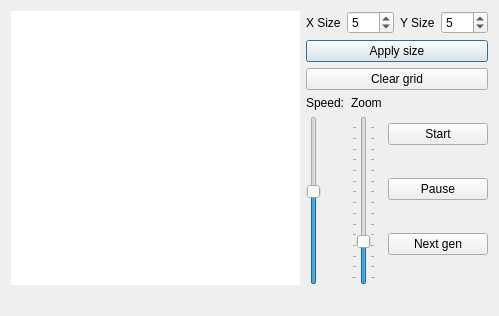
<?xml version="1.0" encoding="UTF-8"?>
<ui version="4.0">
 <class>Dialog</class>
 <widget class="QDialog" name="Dialog">
  <property name="geometry">
   <rect>
    <x>0</x>
    <y>0</y>
    <width>499</width>
    <height>316</height>
   </rect>
  </property>
  <property name="minimumSize">
   <size>
    <width>5</width>
    <height>5</height>
   </size>
  </property>
  <property name="windowTitle">
   <string>Dialog</string>
  </property>
  <layout class="QGridLayout" name="gridLayout">
   <item row="0" column="0">
    <layout class="QHBoxLayout" name="horizontalLayout_8">
     <item>
      <widget class="QTableView" name="tableView">
       <property name="minimumSize">
        <size>
         <width>5</width>
         <height>5</height>
        </size>
       </property>
       <property name="cursor" stdset="0">
        <cursorShape>ArrowCursor</cursorShape>
       </property>
       <property name="frameShape">
        <enum>QFrame::NoFrame</enum>
       </property>
       <property name="frameShadow">
        <enum>QFrame::Sunken</enum>
       </property>
       <property name="midLineWidth">
        <number>0</number>
       </property>
       <attribute name="horizontalHeaderVisible">
        <bool>false</bool>
       </attribute>
       <attribute name="horizontalHeaderMinimumSectionSize">
        <number>3</number>
       </attribute>
       <attribute name="horizontalHeaderDefaultSectionSize">
        <number>20</number>
       </attribute>
       <attribute name="verticalHeaderVisible">
        <bool>false</bool>
       </attribute>
       <attribute name="verticalHeaderMinimumSectionSize">
        <number>3</number>
       </attribute>
       <attribute name="verticalHeaderDefaultSectionSize">
        <number>20</number>
       </attribute>
      </widget>
     </item>
     <item>
      <layout class="QVBoxLayout" name="verticalLayout_7">
       <item>
        <layout class="QVBoxLayout" name="verticalLayout_2">
         <item>
          <layout class="QHBoxLayout" name="horizontalLayout_4">
           <item>
            <layout class="QHBoxLayout" name="horizontalLayout_2">
             <item>
              <widget class="QLabel" name="label_3">
               <property name="text">
                <string>X Size</string>
               </property>
              </widget>
             </item>
             <item>
              <widget class="QSpinBox" name="XspinBox">
               <property name="minimum">
                <number>1</number>
               </property>
               <property name="maximum">
                <number>500</number>
               </property>
               <property name="value">
                <number>5</number>
               </property>
              </widget>
             </item>
            </layout>
           </item>
           <item>
            <layout class="QHBoxLayout" name="horizontalLayout_3">
             <item>
              <widget class="QLabel" name="label_4">
               <property name="text">
                <string>Y Size</string>
               </property>
              </widget>
             </item>
             <item>
              <widget class="QSpinBox" name="YspinBox">
               <property name="minimum">
                <number>1</number>
               </property>
               <property name="maximum">
                <number>500</number>
               </property>
               <property name="value">
                <number>5</number>
               </property>
              </widget>
             </item>
            </layout>
           </item>
          </layout>
         </item>
         <item>
          <layout class="QHBoxLayout" name="horizontalLayout_6">
           <item>
            <widget class="QPushButton" name="SizePushButton">
             <property name="text">
              <string>Apply size</string>
             </property>
            </widget>
           </item>
          </layout>
         </item>
        </layout>
       </item>
       <item>
        <widget class="QPushButton" name="clearButton">
         <property name="text">
          <string>Clear grid</string>
         </property>
        </widget>
       </item>
       <item>
        <layout class="QHBoxLayout" name="horizontalLayout_7">
         <item>
          <layout class="QVBoxLayout" name="verticalLayout">
           <item>
            <layout class="QHBoxLayout" name="horizontalLayout_5">
             <item>
              <layout class="QVBoxLayout" name="verticalLayout_6">
               <item>
                <widget class="QLabel" name="label_2">
                 <property name="text">
                  <string>Speed:</string>
                 </property>
                 <property name="alignment">
                  <set>Qt::AlignBottom|Qt::AlignLeading|Qt::AlignLeft</set>
                 </property>
                </widget>
               </item>
               <item>
                <widget class="QSlider" name="speedSlider">
                 <property name="minimum">
                  <number>100</number>
                 </property>
                 <property name="maximum">
                  <number>1000</number>
                 </property>
                 <property name="singleStep">
                  <number>10</number>
                 </property>
                 <property name="value">
                  <number>600</number>
                 </property>
                 <property name="orientation">
                  <enum>Qt::Vertical</enum>
                 </property>
                 <property name="invertedAppearance">
                  <bool>false</bool>
                 </property>
                 <property name="tickPosition">
                  <enum>QSlider::NoTicks</enum>
                 </property>
                </widget>
               </item>
              </layout>
             </item>
             <item>
              <layout class="QVBoxLayout" name="verticalLayout_5">
               <item>
                <widget class="QLabel" name="label_5">
                 <property name="text">
                  <string>Zoom</string>
                 </property>
                </widget>
               </item>
               <item>
                <widget class="QSlider" name="cellSizeSlider">
                 <property name="minimum">
                  <number>3</number>
                 </property>
                 <property name="maximum">
                  <number>75</number>
                 </property>
                 <property name="singleStep">
                  <number>10</number>
                 </property>
                 <property name="pageStep">
                  <number>10</number>
                 </property>
                 <property name="value">
                  <number>20</number>
                 </property>
                 <property name="orientation">
                  <enum>Qt::Vertical</enum>
                 </property>
                 <property name="tickPosition">
                  <enum>QSlider::TicksBothSides</enum>
                 </property>
                 <property name="tickInterval">
                  <number>5</number>
                 </property>
                </widget>
               </item>
              </layout>
             </item>
            </layout>
           </item>
          </layout>
         </item>
         <item>
          <layout class="QVBoxLayout" name="verticalLayout_4">
           <item>
            <widget class="QPushButton" name="startButton">
             <property name="text">
              <string>Start</string>
             </property>
            </widget>
           </item>
           <item>
            <widget class="QPushButton" name="pauseButton">
             <property name="text">
              <string>Pause</string>
             </property>
            </widget>
           </item>
           <item>
            <widget class="QPushButton" name="stepButton">
             <property name="text">
              <string>Next gen</string>
             </property>
            </widget>
           </item>
          </layout>
         </item>
        </layout>
       </item>
      </layout>
     </item>
    </layout>
   </item>
   <item row="1" column="0">
    <widget class="QLabel" name="aliveCells">
     <property name="text">
      <string/>
     </property>
    </widget>
   </item>
  </layout>
 </widget>
 <tabstops>
  <tabstop>XspinBox</tabstop>
  <tabstop>YspinBox</tabstop>
  <tabstop>SizePushButton</tabstop>
  <tabstop>tableView</tabstop>
  <tabstop>clearButton</tabstop>
  <tabstop>speedSlider</tabstop>
  <tabstop>cellSizeSlider</tabstop>
  <tabstop>startButton</tabstop>
  <tabstop>pauseButton</tabstop>
  <tabstop>stepButton</tabstop>
 </tabstops>
 <resources/>
 <connections/>
</ui>
